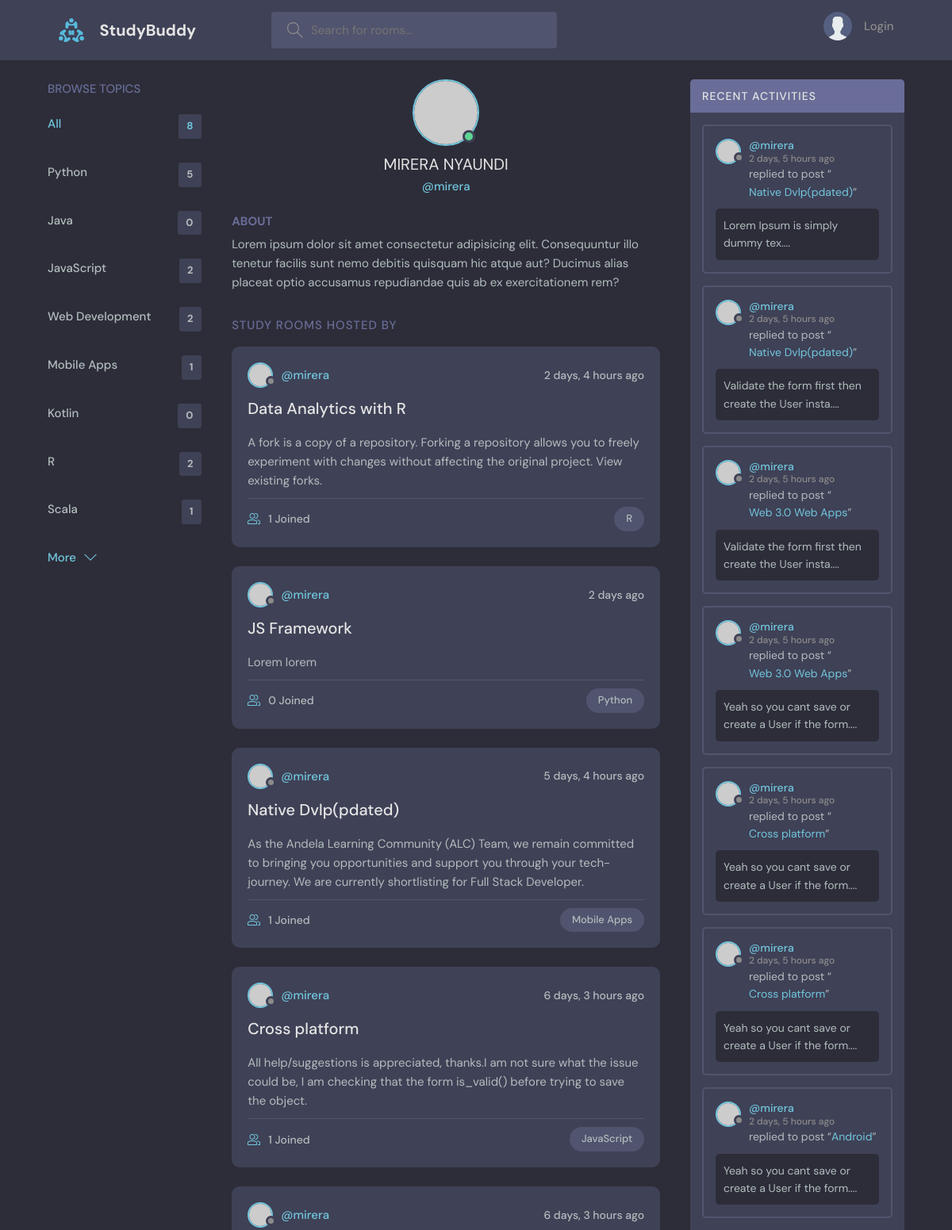
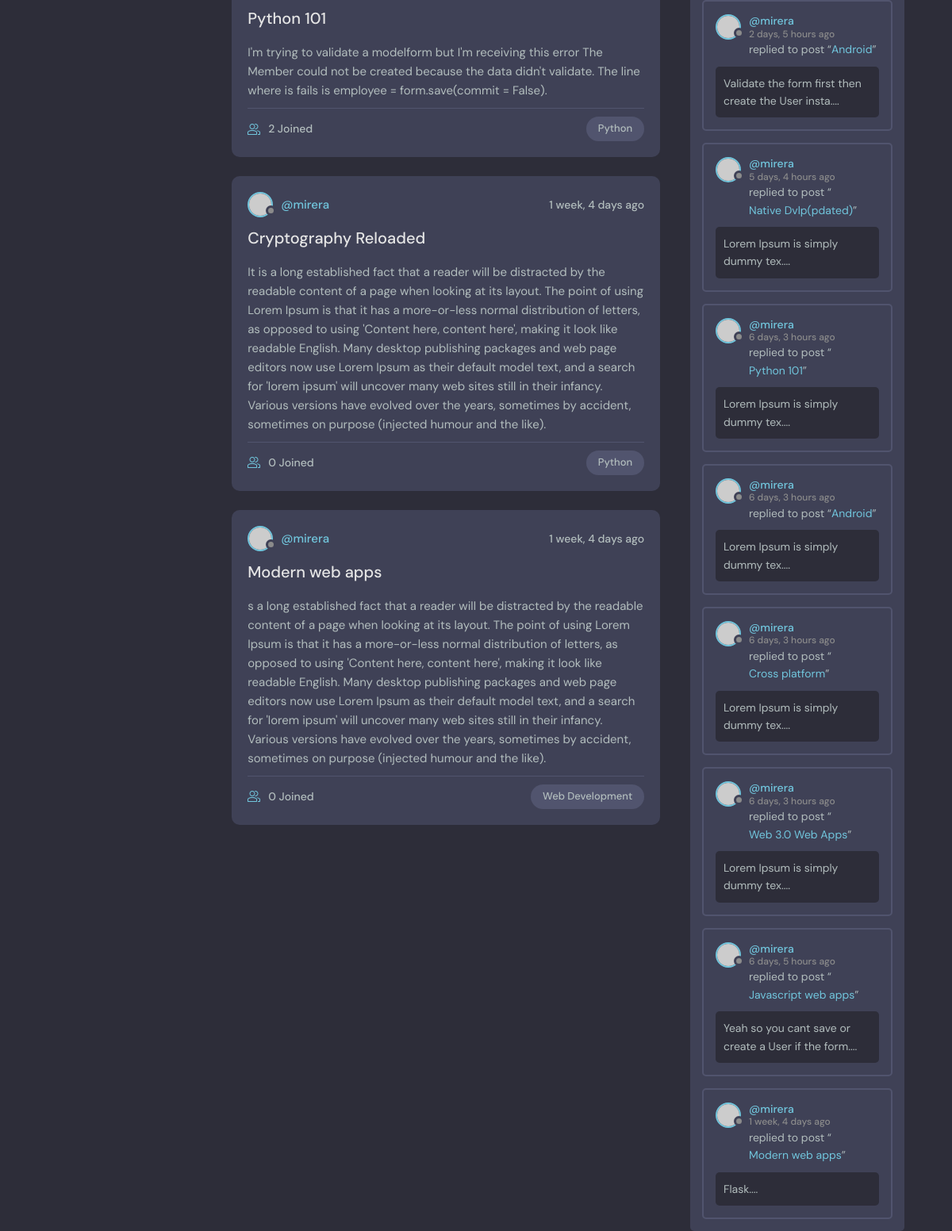
The app's page /profile/1 with its own data (2 pictures, top to bottom).
### base/models.py (models this page shows, shortened)
class Topic(models.Model):
    name = models.CharField(max_length=200)

class Room(models.Model):
    host = models.ForeignKey(User, on_delete=models.SET_NULL, null=True)
    topic =models.ForeignKey(Topic, on_delete=models.SET_NULL, null=True)
    name = models.CharField(max_length=200)
    description = models.TextField(null=True)
    participants = models.ManyToManyField(User, related_name='participants', blank=True)
    updated = models.DateTimeField(auto_now= True)
    created = models.DateTimeField(auto_now_add= True)
    class Meta:
        ordering = ['-updated', '-created']
    def __str__(self):
        return self.name

class Message(models.Model):
    user = models.ForeignKey(User, on_delete=models.CASCADE)
    room = models.ForeignKey(Room, on_delete=models.CASCADE)
    body = models.TextField()
    updated = models.DateTimeField(auto_now= True)
    created = models.DateTimeField(auto_now_add= True)
    class Meta:
        ordering = ['-updated', '-created']
    def __str__(self):
        return self.body[0:50]

### base/views.py (the view)
# urls.py: path('profile/<str:pk>',views.userProfile, name= 'user-profile'),
def userProfile(request, pk):
    user = User.objects.get(id=pk)
    rooms = user.room_set.all()
    room_messages = user.message_set.all()
    topics = Topic.objects.all()
    context = {"user":user, "rooms":rooms, "room_messages":room_messages,
                "topics":topics}
    return render(request, 'base/profile.html', context)

### base/templates/base/profile.html (shortened to what this page needs)
{% extends 'main.htm' %}
{% block content %}
  <main class="profile-page layout layout--3">
    <div class="container">
      {% include 'base/topics_components.htm' %}
      <div class="roomList">
        <div class="profile">
          <div class="profile__avatar">
            <div class="avatar avatar--large active">
              <img src="https://randomuser.me/api/portraits/men/11.jpg" />
            </div>
          </div>
          <div class="profile__info">
            <h3>{{user.first_name}} {{user.last_name}}</h3>
            <p>@{{user.username}}</p>
          </div>
          <div class="profile__about">
            <h3>About</h3>
            <p>
              Lorem ipsum dolor sit amet consectetur adipisicing elit. Consequuntur illo tenetur
              facilis sunt nemo debitis quisquam hic atque aut? Ducimus alias placeat optio
              accusamus repudiandae quis ab ex exercitationem rem?
            </p>
          </div>
        </div>
        <div class="roomList__header">
          <div>
            <h2>Study Rooms Hosted by {{request.user.username}}</a>
            </h2>
          </div>
        </div>
        {% include 'base/feed_components.htm' %}
      </div>
      {% include 'base/activity_components.htm' %}
    </div>
  </main>
{% endblock content %}

### templates/main.htm (shortened to what this page needs)
<!DOCTYPE html>
{% load static %}
<html lang="en">
  <head>
    <link rel="stylesheet" href="{% static 'styles/style.css' %}" />
  </head>
  <body>
    {% include 'navbar.htm' %}
    {% block content%}
    {% endblock %}
  </body>
</html>

### templates/navbar.htm (shortened to what this page needs)
{% load static %}
<header class="header header--loggedIn">
    <div class="container">
      <a href="{% url 'home' %}" class="header__logo">
        <img src="{% static 'assets/logo.svg' %}" />
        <h1>StudyBuddy</h1>
      </a>
      <form class="header__search" method="GET" action="{% url 'home' %}">
        <label>
          <input name="q" placeholder="Search for rooms..." />
        </label>
      </form>
      <nav class="header__menu">
        {% if request.user.is_authenticated %}
        <div class="header__user">
          <a href="{% url 'user-profile' request.user.id %}">
            <div class="avatar avatar--medium active">
              <img src="https://randomuser.me/api/portraits/men/37.jpg" />
            </div>
            <p>Welcome, {{request.user.first_name}} {{request.user.last_name}}<span>@{{request.user}}</span></p>
          </a>
          <button class="dropdown-button">
            <svg version="1.1" xmlns="http://www.w3.org/2000/svg" width="32" height="32" viewBox="0 0 32 32">
              <title>chevron-down</title>
              <path d="M16 21l-13-13h-3l16 16 16-16h-3l-13 13z"></path>
            </svg>
          </button>
        </div>
        {% else %}
            <a href="{% url 'login' %}">
            <img src="{% static 'assets/avatar.svg' %}" />
            <p>Login</p>
            </a>
        {% endif %}
      </nav>
    </div>
  </header>

### base/templates/base/topics_components.htm
<div class="topics">
  <div class="topics__header">
    <h2>Browse Topics</h2>
  </div>
  <ul class="topics__list">
    <li>
      <a href="{% url 'home' %}" class="active">All <span>{{topics.count}}</span></a>
    </li>
    {% for topic in topics %}
    <li>
      <a href="{% url 'home' %}?q={{topic.name}}">{{topic.name}} <span>{{topic.room_set.all.count}}</span></a>
    </li>
    {% endfor %}
  </ul>
  <a class="btn btn--link" href="{% url 'topics' %}">
    More
    <svg version="1.1" xmlns="http://www.w3.org/2000/svg" width="32" height="32" viewBox="0 0 32 32">
      <title>chevron-down</title>
      <path d="M16 21l-13-13h-3l16 16 16-16h-3l-13 13z"></path>
    </svg>
  </a>
</div>

### base/templates/base/feed_components.htm (shortened to what this page needs)
{% for room in rooms %}
<div class="roomListRoom">
    <div class="roomListRoom__header">
      <a href="{% url 'user-profile' room.host.id %}" class="roomListRoom__author">
        <div class="avatar avatar--small">
          <img src="https://randomuser.me/api/portraits/women/11.jpg" />
        </div>
        <span>@{{room.host.username}}</span>
      </a>
      <div class="roomListRoom__actions">
        <span>{{room.created|timesince}} ago</span>
      </div>
    </div>
    <div class="roomListRoom__content">
      <a href="{% url 'room' room.id %}">{{room.name}}</a>
      <p>{{room.description}}</p>
    </div>
    <div class="roomListRoom__meta">
      <a href="{% url 'room' room.id %}" class="roomListRoom__joined">
        {{room.participants.all.count}} Joined
      </a>
      <p class="roomListRoom__topic">{{room.topic.name}}</p>
    </div>
</div>
{% endfor %}

### base/templates/base/activity_components.htm (shortened to what this page needs)
<div class="activities">
    <div class="activities__header">
      <h2>Recent Activities</h2>
    </div>
    {% for message in room_messages %}
    <div class="activities__box">
      <div class="activities__boxHeader roomListRoom__header">
        <a href="{% url 'user-profile' message.user.id %}" class="roomListRoom__author">
          <div class="avatar avatar--small">
            <img src="https://randomuser.me/api/portraits/women/11.jpg" />
          </div>
          <p>
            @{{message.user}}
            <span>{{message.created|timesince}} ago</span>
          </p>
        </a>
      </div>
      <div class="activities__boxContent">
        <p>replied to post “<a href="{% url 'room' message.room.id %}">{{message.room}}</a>”</p>
        <div class="activities__boxRoomContent">
            {{ message}}....
        </div>
      </div>
    </div>
    {% endfor %}
  </div>

### records on screen
Topic: name "Python", room_set.all.count "5"
Topic: name "Java", room_set.all.count "0"
Topic: name "JavaScript", room_set.all.count "2"
Topic: name "Web Development", room_set.all.count "2"
Topic: name "Mobile Apps", room_set.all.count "1"
Topic: name "Kotlin", room_set.all.count "0"
Topic: name "R", room_set.all.count "2"
Topic: name "Scala", room_set.all.count "1"
Room: host.username "mirera", created "2 days, 4 hours", name "Data Analytics with R", description "A fork is a copy of a repository. Forking a repository allows you to freely experiment with changes without affecting the original project. View existing forks.", participants.all.count "1", topic.name "R"
Room: host.username "mirera", created "2 days", name "JS Framework", description "Lorem lorem", participants.all.count "0", topic.name "Python"
Room: host.username "mirera", created "5 days, 4 hours", name "Native Dvlp(pdated)", description "As the Andela Learning Community (ALC) Team, we remain committed to bringing you opportunities and support you through your tech-journey. We are currently shortlisting for Full Stack Developer.", participants.all.count "1", topic.name "Mobile Apps"
Room: host.username "mirera", created "6 days, 3 hours", name "Cross platform", description "All help/suggestions is appreciated, thanks.I am not sure what the issue could be, I am checking that the form is_valid() before trying to save the object.", participants.all.count "1", topic.name "JavaScript"
Room: host.username "mirera", created "6 days, 3 hours", name "Python 101", description "I'm trying to validate a modelform but I'm receiving this error The Member could not be created because the data didn't validate. The line where is fails is employee = form.save(commit = False).", participants.all.count "2", topic.name "Python"
Room: host.username "mirera", created "1 week, 4 days", name "Cryptography Reloaded", description "It is a long established fact that a reader will be distracted by the readable content of a page when looking at its layout. The point of using Lorem Ipsum is that it has a more-or-less normal distribution of letters, as opposed to using 'Content here, content here', making it look like readable English. Many desktop publishing packages and web page editors now use Lorem Ipsum as their default model text, and a search for 'lorem ipsum' will uncover many web sites still in their infancy. Various versions have evolved over the years, sometimes by accident, sometimes on purpose (injected humour and the like).", participants.all.count "0", topic.name "Python"
Room: host.username "mirera", created "1 week, 4 days", name "Modern web apps", description "s a long established fact that a reader will be distracted by the readable content of a page when looking at its layout. The point of using Lorem Ipsum is that it has a more-or-less normal distribution of letters, as opposed to using 'Content here, content here', making it look like readable English. Many desktop publishing packages and web page editors now use Lorem Ipsum as their default model text, and a search for 'lorem ipsum' will uncover many web sites still in their infancy. Various versions have evolved over the years, sometimes by accident, sometimes on purpose (injected humour and the like).", participants.all.count "0", topic.name "Web Development"
Message: user "mirera", created "2 days, 5 hours", room "Native Dvlp(pdated)", body "Lorem Ipsum is simply dummy tex"
Message: user "mirera", created "2 days, 5 hours", room "Native Dvlp(pdated)", body "Validate the form first then create the User insta"
Message: user "mirera", created "2 days, 5 hours", room "Web 3.0 Web Apps", body "Validate the form first then create the User insta"
Message: user "mirera", created "2 days, 5 hours", room "Web 3.0 Web Apps", body "Yeah so you cant save or create a User if the form"
Message: user "mirera", created "2 days, 5 hours", room "Cross platform", body "Yeah so you cant save or create a User if the form"
Message: user "mirera", created "2 days, 5 hours", room "Cross platform", body "Yeah so you cant save or create a User if the form"
Message: user "mirera", created "2 days, 5 hours", room "Android", body "Yeah so you cant save or create a User if the form"
Message: user "mirera", created "2 days, 5 hours", room "Android", body "Validate the form first then create the User insta"
Message: user "mirera", created "5 days, 4 hours", room "Native Dvlp(pdated)", body "Lorem Ipsum is simply dummy tex"
Message: user "mirera", created "6 days, 3 hours", room "Python 101", body "Lorem Ipsum is simply dummy tex"
Message: user "mirera", created "6 days, 3 hours", room "Android", body "Lorem Ipsum is simply dummy tex"
Message: user "mirera", created "6 days, 3 hours", room "Cross platform", body "Lorem Ipsum is simply dummy tex"
Message: user "mirera", created "6 days, 3 hours", room "Web 3.0 Web Apps", body "Lorem Ipsum is simply dummy tex"
Message: user "mirera", created "6 days, 5 hours", room "Javascript web apps", body "Yeah so you cant save or create a User if the form"
Message: user "mirera", created "1 week, 4 days", room "Modern web apps", body "Flask"

### other values on screen
{{ topics.count }} "8"
{{ user.first_name }} "MIRERA"
{{ user.last_name }} "NYAUNDI"
{{ user.username }} "mirera"
